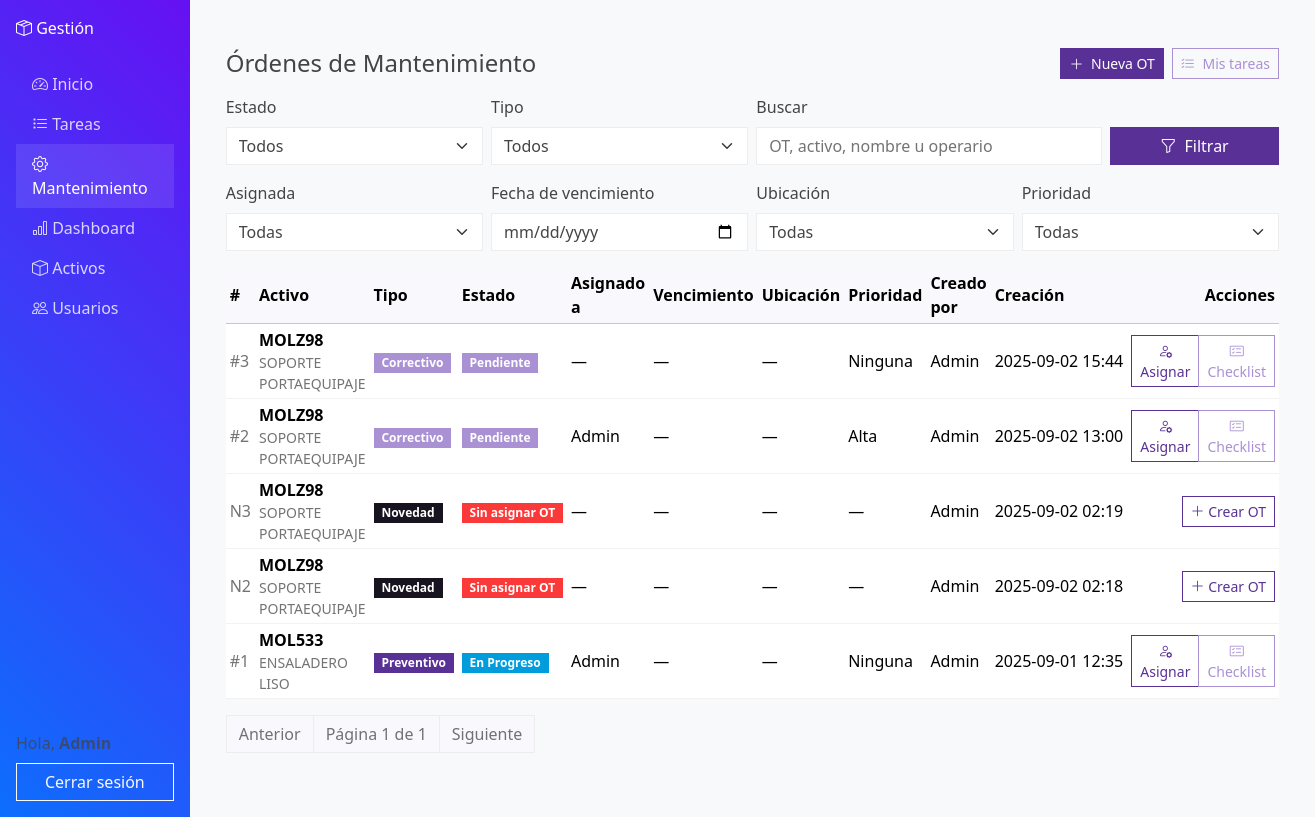
The page /activos/ (signed in) on the database as committed earlier.
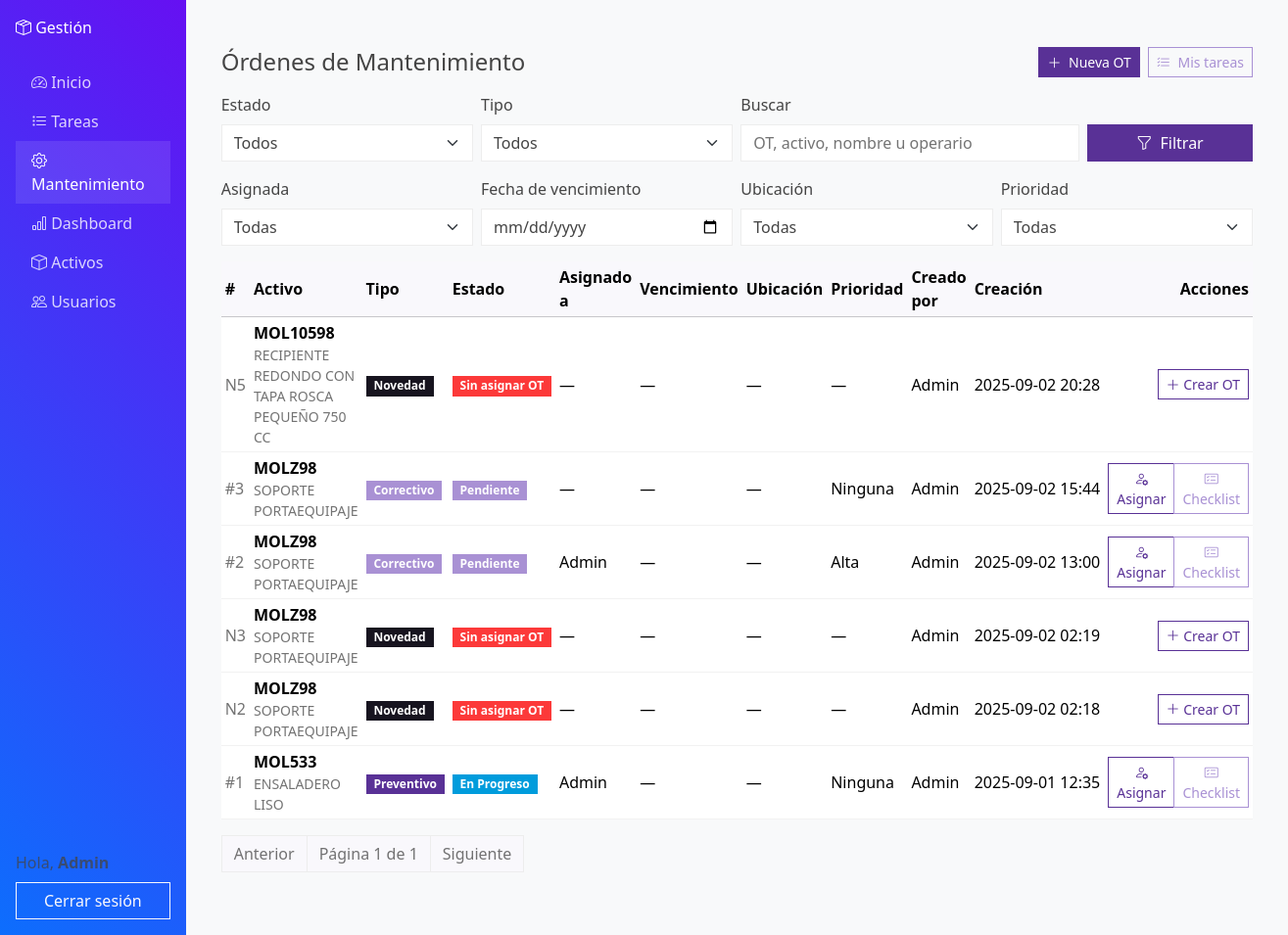
The same page on the database as committed later.
### activos/models.py (models this page shows, shortened)
class RegistroMantenimiento(models.Model):
    activo = models.ForeignKey(Activo, on_delete=models.CASCADE, related_name="mantenimientos")
    estado = models.CharField(max_length=3, choices=EstadoOT.choices, default=EstadoOT.PEN)
    tipo = models.CharField(max_length=3, choices=TipoOT.choices, default=TipoOT.PRE)
    titulo = models.CharField(max_length=160, default="", blank=False)
    descripcion = models.TextField(blank=True, default="")
    prioridad = models.CharField(max_length=4, choices=PrioridadOT.choices, default=PrioridadOT.NONE)
    fecha_inicio = models.DateField(null=True, blank=True)
    vencimiento = models.DateField(null=True, blank=True)
    recurrencia = models.CharField(max_length=5, choices=RecurrenciaOT.choices, default=RecurrenciaOT.NONE)
    tiempo_estimado_minutos = models.PositiveIntegerField(default=0)
    ubicacion = models.ForeignKey(Ubicacion, null=True, blank=True, on_delete=models.SET_NULL, related_name="ordenes")
    falla = models.ForeignKey("CatalogoFalla", null=True, blank=True, on_delete=models.SET_NULL, related_name="ots")
    plantilla_aplicada = models.ForeignKey(
        "PlantillaChecklist", null=True, blank=True, on_delete=models.SET_NULL, related_name="ots_usadas"
    )
    fecha_creacion = models.DateTimeField(auto_now_add=True)
    fecha_inicio_ejecucion = models.DateTimeField(null=True, blank=True)
    fecha_fin_ejecucion = models.DateTimeField(null=True, blank=True)
    fecha_cierre = models.DateTimeField(null=True, blank=True)
    anio_ejecucion = models.PositiveSmallIntegerField(null=True, blank=True)
    semana_ejecucion = models.PositiveSmallIntegerField(null=True, blank=True)
    lectura_ejecucion = models.DecimalField(max_digits=12, decimal_places=2, null=True, blank=True)
    creado_por = models.ForeignKey(settings.AUTH_USER_MODEL, on_delete=models.SET_NULL, null=True, related_name="ordenes_creadas")
    asignado_a = models.ForeignKey(settings.AUTH_USER_MODEL, on_delete=models.SET_NULL, null=True, blank=True, related_name="tareas_asignadas")
    completado_por = models.ForeignKey(settings.AUTH_USER_MODEL, on_delete=models.SET_NULL, null=True, blank=True, related_name="tareas_completadas")
    class Meta:
        indexes = [
            models.Index(fields=["estado"]),
            models.Index(fields=["tipo"]),
            models.Index(fields=["prioridad"]),
            models.Index(fields=["-fecha_creacion"]),
            models.Index(fields=["-fecha_inicio_ejecucion"]),
            models.Index(fields=["-fecha_cierre"]),
            models.Index(fields=["vencimiento"]),
            models.Index(fields=["activo"]),
            models.Index(fields=["asignado_a"]),
            models.Index(fields=["ubicacion"]),
        ]
        ordering = ["-fecha_creacion", "-id"]

class Activo(models.Model):
    codigo = models.CharField(max_length=100, unique=True, verbose_name="Código")
    numero_activo = models.CharField(max_length=255, verbose_name="# Activo")
    nombre = models.CharField(max_length=255, verbose_name="Nombre")
    peso = models.DecimalField(max_digits=10, decimal_places=2, null=True, blank=True, verbose_name="Peso")
    familia = models.ForeignKey("FamiliaActivo", null=True, blank=True, on_delete=models.SET_NULL, related_name="activos")
    categoria = models.ForeignKey("CategoriaActivo", null=True, blank=True, on_delete=models.SET_NULL, related_name="activos")
    estado = models.ForeignKey("EstadoActivo", null=True, blank=True, on_delete=models.SET_NULL, related_name="activos")
    ubicacion = models.ForeignKey("Ubicacion", null=True, blank=True, on_delete=models.SET_NULL, related_name="activos")
    qr_code = models.ImageField(upload_to="qr_codes", blank=True, null=True)

class Novedad(models.Model):
    class Etapa(models.TextChoices):
        INICIO = "INICIO", "Inicio"
        TALLER_MOLDES = "Taller Moldes", "Taller Moldes"
        ALISTAMIENTO_MOLDES = "Alistamiento Moldes", "Alistamiento Moldes"
        MONTAJE_MOLDES = "Montaje Moldes", "Montaje Moldes"
        PLANTA_PRODUCCION = "Planta - Producción", "Planta - Producción"
    activo = models.ForeignKey(Activo, on_delete=models.CASCADE, related_name="novedades")
    etapa = models.CharField(max_length=100, choices=Etapa.choices)
    descripcion = models.TextField()
    falla = models.ForeignKey(
        CatalogoFalla, null=True, blank=True, on_delete=models.SET_NULL, related_name="novedades"
    )
    archivo = models.FileField(
        upload_to="novedades/%Y/%m/%d/", null=True, blank=True
    )
    fecha = models.DateTimeField(auto_now_add=True)
    reportado_por = models.ForeignKey(
        settings.AUTH_USER_MODEL,
        null=True,
        on_delete=models.SET_NULL,
        related_name="novedades_reportadas",
    )
    orden_mantenimiento = models.ForeignKey(
        "RegistroMantenimiento",
        null=True,
        blank=True,
        on_delete=models.SET_NULL,
        related_name="novedades",
    )

### activos/views.py (the view, shortened to what this page needs)
# urls.py: path("", views.ordenes_list, name="ordenes_list"),
@login_required
@user_passes_test(es_supervisor)
def ordenes_list(request):
    defaults = {
        "estado": "",
        "tipo": "",
        "q": "",
        "asignado": "",
        "vencimiento": "",
        "ubicacion": "",
        "prioridad": "",
    }
    filtros = {**defaults, **request.session.get("filtros_ot", {})}
    qs = RegistroMantenimiento.objects.select_related("activo").all()
    novedades_qs = (
        Novedad.objects.select_related("activo")
        .filter(orden_mantenimiento__isnull=True)
    )
    if filtros.get("estado"):
        if filtros["estado"] == EstadoOT.SIN:
            qs = qs.none()
        else:
            qs = qs.filter(estado=filtros["estado"])
    if filtros.get("tipo"):
        qs = qs.filter(tipo=filtros["tipo"])
    if filtros.get("ubicacion"):
        qs = qs.filter(activo__ubicacion_id=filtros["ubicacion"])
    if filtros.get("prioridad"):
        qs = qs.filter(prioridad=filtros["prioridad"])
    if filtros.get("vencimiento"):
        qs = qs.filter(vencimiento__date__lte=filtros["vencimiento"])
    items = [
        (ot, False) for ot in qs.order_by("-fecha_creacion")
    ] + [
        (nov, True) for nov in novedades_qs.order_by("-fecha")
    ]
    items.sort(
        key=lambda tup: getattr(tup[0], "fecha_creacion", None)
        or getattr(tup[0], "fecha", None),
        reverse=True,
    )
    paginator = Paginator(items, 25)
    page_obj = paginator.get_page(request.GET.get("page"))
    context = {
        "page_obj": page_obj,
        "ordenes": page_obj.object_list,
        "section": "mantenimiento",
        "ESTADOS": EstadoOT.choices,
        "PRIORIDADES": PrioridadOT.choices,
        "ubicaciones": Ubicacion.objects.all(),
        "filtros": filtros,
    }
    return render(request, "activos/ordenes_list.html", context)

### core/views.py (called while the page is built)
def es_supervisor(u):
    return u.is_superuser or u.groups.filter(name__iexact="Supervisor").exists()

### activos/templates/activos/ordenes_list.html (shortened to what the changed rows need)
{% extends "core/base.html" %}
{% load static %}
{% block content %}
<div class="container py-4">
  <div class="d-flex justify-content-between align-items-center mb-3">
    <h1 class="h4 mb-0">Órdenes de Mantenimiento</h1>
  </div>
  <div class="table-responsive">
    <table class="table table-sm align-middle">
      <thead class="table-light">
        <tr>
          <th>#</th>
          <th>Activo</th>
          <th>Tipo</th>
          <th>Estado</th>
          <th>Asignado a</th>
          <th>Vencimiento</th>
          <th>Ubicación</th>
          <th>Prioridad</th>
          <th>Creado por</th>
          <th>Creación</th>
          <th class="text-end">Acciones</th>
        </tr>
      </thead>
      <tbody>
      {% for obj, es_novedad in page_obj.object_list %}
        <tr>
          {% if es_novedad %}
            <td class="text-muted">N{{ obj.id }}</td>
            <td>
              <div class="fw-semibold">{{ obj.activo.codigo }}</div>
              <div class="small text-muted">{{ obj.activo.nombre }}</div>
            </td>
            <td><span class="badge text-bg-dark">Novedad</span></td>
            <td><span class="badge text-bg-danger">Sin asignar OT</span></td>
            <td>—</td>
            <td class="text-nowrap">—</td>
            <td>—</td>
            <td>—</td>
            <td>{{ obj.reportado_por.username|default:"—" }}</td>
            <td class="text-nowrap">{{ obj.fecha|date:"Y-m-d H:i" }}</td>
            <td class="text-end">
              <div class="btn-group btn-group-sm" role="group">
                <a href="{% url 'activos:novedad_detail' obj.id %}" class="btn btn-outline-primary">
                  <i class="bi bi-plus-lg"></i> Crear OT
                </a>
              </div>
            </td>
          {% else %}
            <td class="text-muted">#{{ obj.id }}</td>
            <td>
              <div class="fw-semibold">{{ obj.activo.codigo }}</div>
              <div class="small text-muted">{{ obj.activo.nombre }}</div>
            </td>
            <td>
              {% if obj.tipo == 'PRE' %}
                <span class="badge text-bg-primary">Preventivo</span>
              {% else %}
                <span class="badge text-bg-secondary">Correctivo</span>
              {% endif %}
            </td>
            <td>
              {% if obj.estado == 'PEN' %}
                <span class="badge text-bg-secondary">Pendiente</span>
              {% elif obj.estado == 'PRO' %}
                <span class="badge text-bg-info">En Progreso</span>
              {% elif obj.estado == 'REV' %}
                <span class="badge text-bg-warning">Pend. Revisión</span>
              {% elif obj.estado == 'CER' %}
                <span class="badge text-bg-success">Cerrada</span>
              {% endif %}
            </td>
            <td>{{ obj.asignado_a.username|default:"—" }}</td>
            <td class="text-nowrap">{{ obj.vencimiento|date:"Y-m-d"|default:"—" }}</td>
            <td>{{ obj.ubicacion.nombre|default:"—" }}</td>
            <td>{{ obj.get_prioridad_display }}</td>
            <td>{{ obj.creado_por.username|default:"—" }}</td>
            <td class="text-nowrap">{{ obj.fecha_creacion|date:"Y-m-d H:i" }}</td>
            <td class="text-end">
              <div class="btn-group btn-group-sm" role="group">
                <a href="{% url 'activos:asignar_ot' obj.id %}" class="btn btn-outline-primary">
                  <i class="bi bi-person-gear"></i> Asignar
                </a>
                <a href="{% url 'activos:checklist_mantenimiento' obj.id %}" class="btn btn-outline-secondary">
                  <i class="bi bi-card-checklist"></i> Checklist
                </a>
              </div>
            </td>
          {% endif %}
        </tr>
      {% empty %}
        <tr>
          <td colspan="11" class="text-center text-muted py-4">
            No hay órdenes con el filtro actual.
          </td>
        </tr>
      {% endfor %}
      </tbody>
    </table>
  </div>
</div>
{% endblock %}

Rows that differ between the two databases and show on the page:
added Novedad: id "5", activo.codigo "MOL10598", activo.nombre "RECIPIENTE REDONDO CON TAPA ROSCA PEQUEÑO 750 CC", reportado_por.username "Admin", fecha "2025-09-02 20:28"
